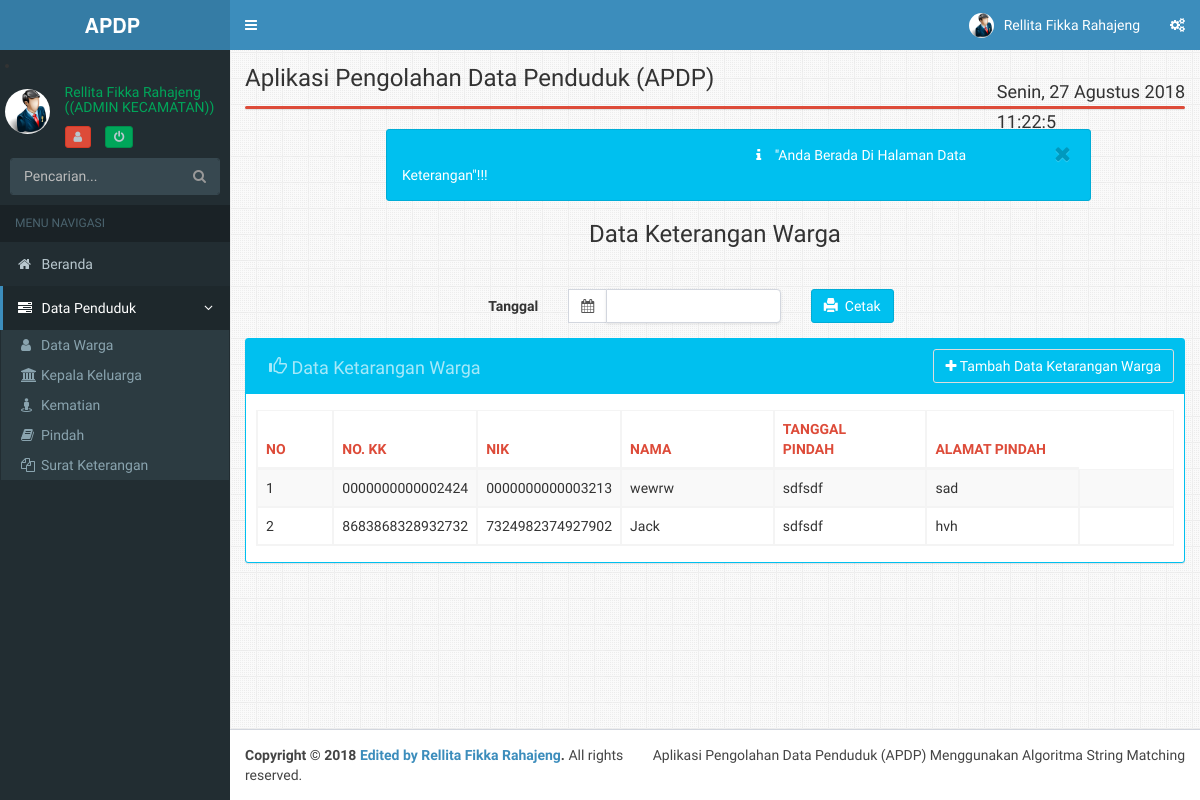
Screenshot of /admin-kecamatan/index.php?module=surat_keterangan (signed in) with the database file from the repository.
### tables this page shows
CREATE TABLE IF NOT EXISTS `data_warga` (
  `id` varchar(11) NOT NULL,
  `nik` bigint(16) unsigned zerofill DEFAULT NULL,
  `nama` varchar(50) NOT NULL,
  `no_kk` bigint(16) unsigned zerofill DEFAULT NULL,
  `jk` varchar(20) NOT NULL,
  `tempat_lhr` varchar(50) NOT NULL,
  `tanggal_lhr` date NOT NULL,
  `gol_dar` varchar(3) NOT NULL,
  `kewarganegaraan` varchar(20) NOT NULL,
  `agama` varchar(20) NOT NULL,
  `pendidikan` varchar(20) NOT NULL,
  `pekerjaan` varchar(20) NOT NULL,
  `status_nikah` varchar(20) NOT NULL,
  `status_keluarga` varchar(20) NOT NULL,
  `nama_ayah` varchar(50) NOT NULL,
  `nama_ibu` varchar(50) NOT NULL,
  `alamat` text NOT NULL,
  `desa` varchar(20) NOT NULL,
  `rt` int(3) unsigned zerofill NOT NULL,
  `rw` int(3) unsigned zerofill NOT NULL
);

CREATE TABLE IF NOT EXISTS `surat_keterangan` (
  `id_surat_keterangan` varchar(40) NOT NULL,
  `tanggal` date NOT NULL,
  `masa_berlaku` text NOT NULL,
  `pernyataan` text NOT NULL,
  `keperluan` text NOT NULL,
  `keterangan` text NOT NULL,
  `id` varchar(30) NOT NULL
);

### admin-kecamatan/module/surat_keterangan/surat_keterangan.php (the view, shortened to what this page needs)
<?php
switch($_GET[aksi]){
default:
?>
<div style="margin-right:10%;margin-left:15%" class="alert alert-info alert-dismissable">
<button type="button" class="btn btn-primary close" data-dismiss="alert" aria-hidden="true">&nbsp;<i class="fa fa-close "></i>&nbsp;</button>
<p>&nbsp;&nbsp;&nbsp;&nbsp;&nbsp;&nbsp;&nbsp;&nbsp;&nbsp;&nbsp;&nbsp;&nbsp;&nbsp;&nbsp;&nbsp;&nbsp;&nbsp;&nbsp;&nbsp;&nbsp;&nbsp;&nbsp;&nbsp;
<i class="icon fa fa-info"></i>
"Anda Berada Di Halaman Data Keterangan"!!!
</p>
</div>
<div class="text-center">
<h3>Data Keterangan Warga</h3><hr/></div>
<form class="form-horizontal" action="module/laporan/cetak_pindah.php" method="post">
  <div class="form-group">
    <label class="col-sm-4 control-label">Tanggal</label>
    <div class="col-sm-3">
    <div class="input-group">
  <div class="input-group-addon">
	<i class="fa fa-calendar"></i>
  </div>
  <input type="text" name="tanggal" required="required" class="form-control pull-right" id="reservation"/>
</div>
</div>
<div class="col-sm-1">
<button type="submit"name="submit" onclick="this.form.target='_blank';return true;" class="btn btn-info"><i class="glyphicon glyphicon-print"></i>&nbsp; Cetak</button>
</div></div>
</form>
	<div class="box box-solid box-info">
		<div class="box-header">
		<h3 class="btn btn disabled box-title">
		<i class="glyphicon glyphicon-thumbs-up"></i>
		Data Ketarangan Warga </h3>
		<a class="btn btn-default pull-right" href="?module=surat_keterangan&aksi=list_keterangan">
		<i class="fa  fa-plus"></i> Tambah Data Ketarangan Warga </a>
		</div>
	<div class="box-body">
	<table id="example1" class="table table-bordered table-striped">
<thead>
	<tr class="text-red">
		<th class="col-sm-1">NO</th>
		<th class="col-sm-1">NO. KK</th>
		<th class="col-sm-1">NIK</th>
		<th class="col-sm-2">NAMA</th>
		<th class="col-sm-2">TANGGAL PINDAH</th>
		<th class="col-sm-2">ALAMAT PINDAH</th>
	</tr>
</thead>
<tbody>
<?php
$sql = "SELECT * FROM data_warga a, surat_keterangan b where a.id=b.id ";
$tampil = mysql_query($sql);
$no=1;
while ($k = mysql_fetch_array($tampil)) {
$Kode = $k['id'];?>
	<tr>
	<td><?php echo $no++; ?></td>
	<td><?php echo $k['no_kk']; ?></td>
	<td><?php echo $k['nik']; ?></td>
	<td><?php echo $k['nama']; ?></td>
	<td><?php echo $k['pernyataan']; ?></td>
	<td><?php echo $k['keperluan']; ?></td>
	<td align="center">
	</td>
	<?php
	}
	?>
	</tr>
			</tbody>
		</table>
	</div>
</div>
<?php
break;
?>
<?php
}
?>

### rows the page displays
data_warga: no_kk "0000000000002424", nik "0000000000003213", nama "wewrw", surat_keterangan.pernyataan "sdfsdf", surat_keterangan.keperluan "sad"
data_warga: no_kk "8683868328932732", nik "7324982374927902", nama "Jack", surat_keterangan.pernyataan "sdfsdf", surat_keterangan.keperluan "hvh"

### other values shown
$_SESSION['nama'] "Rellita Fikka Rahajeng"
